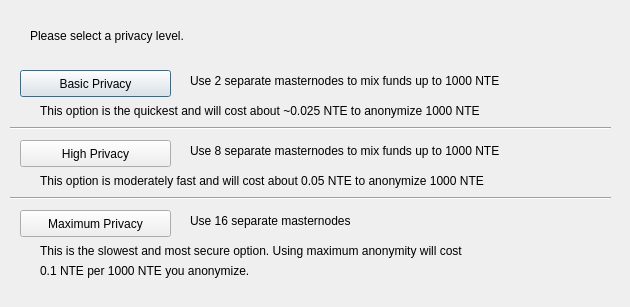
<?xml version="1.0" encoding="UTF-8"?>
<ui version="4.0">
 <class>DarksendConfig</class>
 <widget class="QDialog" name="DarksendConfig">
  <property name="geometry">
   <rect>
    <x>0</x>
    <y>0</y>
    <width>630</width>
    <height>307</height>
   </rect>
  </property>
  <property name="windowTitle">
   <string>Configure PrivateSend</string>
  </property>
  <widget class="QPushButton" name="buttonBasic">
   <property name="geometry">
    <rect>
     <x>20</x>
     <y>70</y>
     <width>151</width>
     <height>27</height>
    </rect>
   </property>
   <property name="text">
    <string>Basic Privacy</string>
   </property>
  </widget>
  <widget class="QPushButton" name="buttonHigh">
   <property name="geometry">
    <rect>
     <x>20</x>
     <y>140</y>
     <width>151</width>
     <height>27</height>
    </rect>
   </property>
   <property name="text">
    <string>High Privacy</string>
   </property>
  </widget>
  <widget class="QPushButton" name="buttonMax">
   <property name="geometry">
    <rect>
     <x>20</x>
     <y>210</y>
     <width>151</width>
     <height>27</height>
    </rect>
   </property>
   <property name="text">
    <string>Maximum Privacy</string>
   </property>
  </widget>
  <widget class="QLabel" name="label">
   <property name="geometry">
    <rect>
     <x>30</x>
     <y>20</y>
     <width>571</width>
     <height>31</height>
    </rect>
   </property>
   <property name="text">
    <string>Please select a privacy level.</string>
   </property>
  </widget>
  <widget class="QLabel" name="label_2">
   <property name="geometry">
    <rect>
     <x>190</x>
     <y>70</y>
     <width>421</width>
     <height>21</height>
    </rect>
   </property>
   <property name="text">
    <string>Use 2 separate masternodes to mix funds up to 1000 NTE</string>
   </property>
  </widget>
  <widget class="QLabel" name="label_3">
   <property name="geometry">
    <rect>
     <x>190</x>
     <y>140</y>
     <width>411</width>
     <height>21</height>
    </rect>
   </property>
   <property name="text">
    <string>Use 8 separate masternodes to mix funds up to 1000 NTE</string>
   </property>
  </widget>
  <widget class="QLabel" name="label_4">
   <property name="geometry">
    <rect>
     <x>190</x>
     <y>210</y>
     <width>421</width>
     <height>21</height>
    </rect>
   </property>
   <property name="text">
    <string>Use 16 separate masternodes</string>
   </property>
  </widget>
  <widget class="QLabel" name="label_6">
   <property name="geometry">
    <rect>
     <x>40</x>
     <y>100</y>
     <width>561</width>
     <height>21</height>
    </rect>
   </property>
   <property name="text">
    <string>This option is the quickest and will cost about ~0.025 NTE to anonymize 1000 NTE</string>
   </property>
  </widget>
  <widget class="QLabel" name="label_7">
   <property name="geometry">
    <rect>
     <x>40</x>
     <y>170</y>
     <width>561</width>
     <height>21</height>
    </rect>
   </property>
   <property name="text">
    <string>This option is moderately fast and will cost about 0.05 NTE to anonymize 1000 NTE</string>
   </property>
  </widget>
  <widget class="QLabel" name="label_8">
   <property name="geometry">
    <rect>
     <x>40</x>
     <y>240</y>
     <width>561</width>
     <height>21</height>
    </rect>
   </property>
   <property name="text">
    <string>This is the slowest and most secure option. Using maximum anonymity will cost</string>
   </property>
  </widget>
  <widget class="QLabel" name="label_9">
   <property name="geometry">
    <rect>
     <x>40</x>
     <y>260</y>
     <width>561</width>
     <height>21</height>
    </rect>
   </property>
   <property name="text">
    <string>0.1 NTE per 1000 NTE you anonymize.</string>
   </property>
  </widget>
  <widget class="Line" name="line">
   <property name="geometry">
    <rect>
     <x>10</x>
     <y>120</y>
     <width>601</width>
     <height>16</height>
    </rect>
   </property>
   <property name="orientation">
    <enum>Qt::Horizontal</enum>
   </property>
  </widget>
  <widget class="Line" name="line_2">
   <property name="geometry">
    <rect>
     <x>10</x>
     <y>190</y>
     <width>601</width>
     <height>16</height>
    </rect>
   </property>
   <property name="orientation">
    <enum>Qt::Horizontal</enum>
   </property>
  </widget>
 </widget>
 <resources/>
 <connections/>
</ui>
